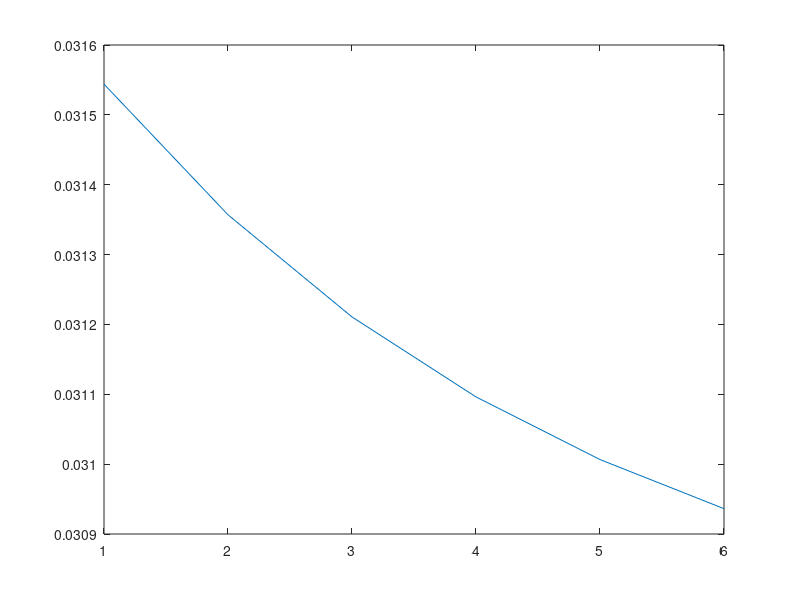

Source code (MATLAB):
%% MASSPARTICLE                  %%
clc;
clear all;
close all;
%h=0.04;

% Numerical parameters
eps=0.01;     % test shooting
delta=0.031;   % cutoff for optimization
gamma=0.1;    % descent step size
p = 2;

T=1; dt=0.01; 

% let x=[x,y,vx,vy]'
x0=zeros(3,1);   % initial condition

lambda0=[0.1;0.1;0.1]; % initial lambda0 guess
G=100;
G_STOR = [];
while (G>delta);
    t=0;
    X=[]; X=[X,x0];
    Lambda=[]; Lambda=[Lambda,lambda0];
    
    % Run the test shooting
    for i=1:3;
        ei=zeros(3,1); ei(i)=1;
        X=[X,x0];
        Lambda=[Lambda,lambda0+eps.*ei];
    end;

    % Solve for lambda0 as well as for the perturbed
    % initial conditions
    while(t<=T); 
        for i=1:4; % Position 1 is the nominal system 
            x=X(:,i);
            lambda=Lambda(:,i);
            %u=atan2(lambda(4),lambda(3)); 
            u1 = -lambda(1)+lambda(3)*x(2);
            u2 = -lambda(2) - lambda(3)*x(1);
            dx=[u1;u2;x(1)*u2-x(2)*u1];
            dlambda=[-lambda(3)*u2;lambda(3)*u1;0];
            x=x+dt.*dx;
            lambda=lambda+dt.*dlambda;
            X(:,i)=x;
            Lambda(:,i)=lambda;
        end;
        t=t+dt;
    end;
    %x=X(:,1);
    %Compute the gradient dg/dlambda0
    G=(lambda(1)^2+lambda(2)^2+(lambda(3)+ p*x(3))^2);
    dG=[];
    for i=2:4;
        lambda=Lambda(:,i); x=X(:,i);
        Gi=(lambda(1)^2+lambda(2)^2+(lambda(3)+ p*x(3))^2);
        dG=[dG,(Gi-G)/eps];
    end;

    % gradient descent
    lambda0=lambda0-gamma.*dG';
    G_STOR = [G_STOR G];
end;
plot(G_STOR);
%figure;
%%
% Compute the optimal solution

    
    
        